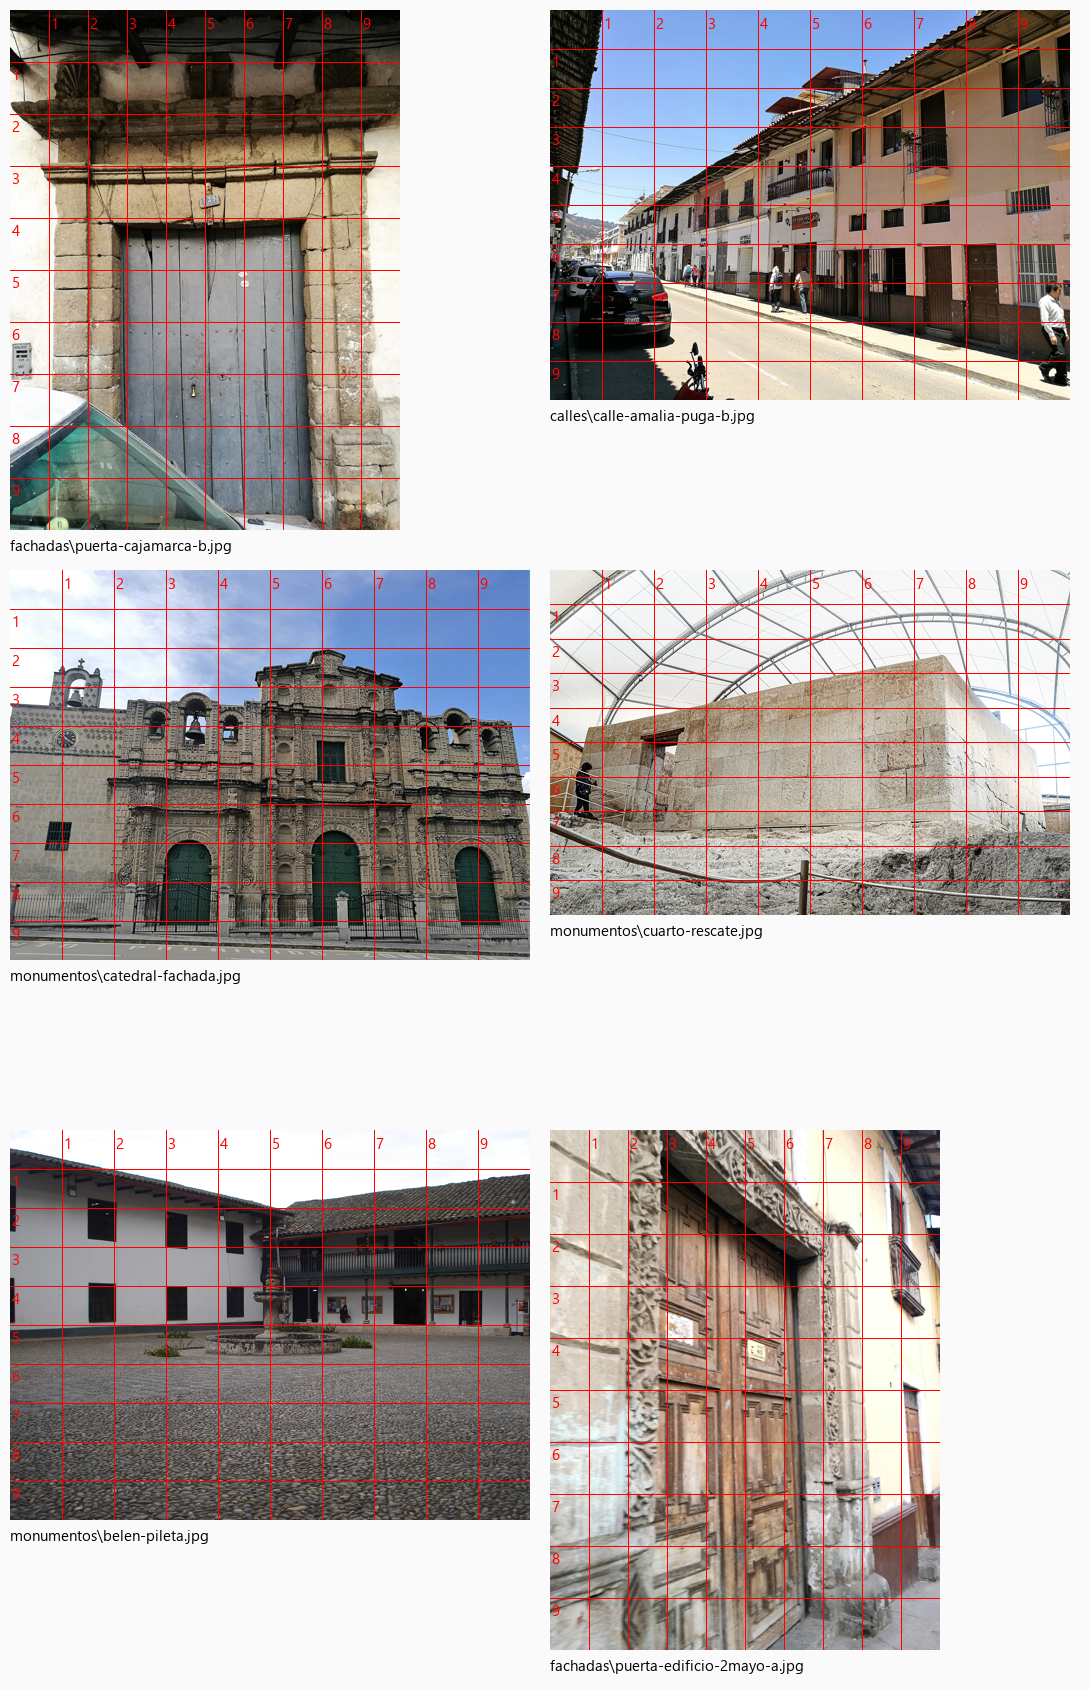

The Python source for this figure:
from PIL import Image, ImageDraw, ImageFont
import os

BASE = r"C:\Users\Eduardo\AYNI-Unity\docs\referencias\cajamarca"
files = [
    r"fachadas\puerta-cajamarca-b.jpg",
    r"calles\calle-amalia-puga-b.jpg",
    r"monumentos\catedral-fachada.jpg",
    r"monumentos\cuarto-rescate.jpg",
    r"monumentos\belen-pileta.jpg",
    r"fachadas\puerta-edificio-2mayo-a.jpg",
]
f = ImageFont.truetype(r"C:\Windows\Fonts\segoeui.ttf", 15)
cells = []
for rel in files:
    im = Image.open(os.path.join(BASE, rel)).convert("RGB")
    im.thumbnail((520, 520))
    d = ImageDraw.Draw(im)
    for k in range(1, 10):
        x, y = im.width * k / 10, im.height * k / 10
        d.line([(x, 0), (x, im.height)], fill=(255, 0, 0))
        d.line([(0, y), (im.width, y)], fill=(255, 0, 0))
        d.text((x + 2, 2), str(k), font=f, fill=(255, 0, 0))
        d.text((2, y + 1), str(k), font=f, fill=(255, 0, 0))
    cells.append((rel, im))

W, H = 2 * 540 + 10, 3 * 560 + 10
s = Image.new("RGB", (W, H), (250, 250, 250))
d = ImageDraw.Draw(s)
for i, (rel, im) in enumerate(cells):
    r, c = divmod(i, 2)
    x, y = 10 + c * 540, 10 + r * 560
    s.paste(im, (x, y))
    d.text((x, y + im.height + 4), rel, font=f, fill=(0, 0, 0))
out = r"C:\Users\Eduardo\AYNI-Unity\docs\herramientas\grid3.png"
s.save(out)
print(out, s.size)
